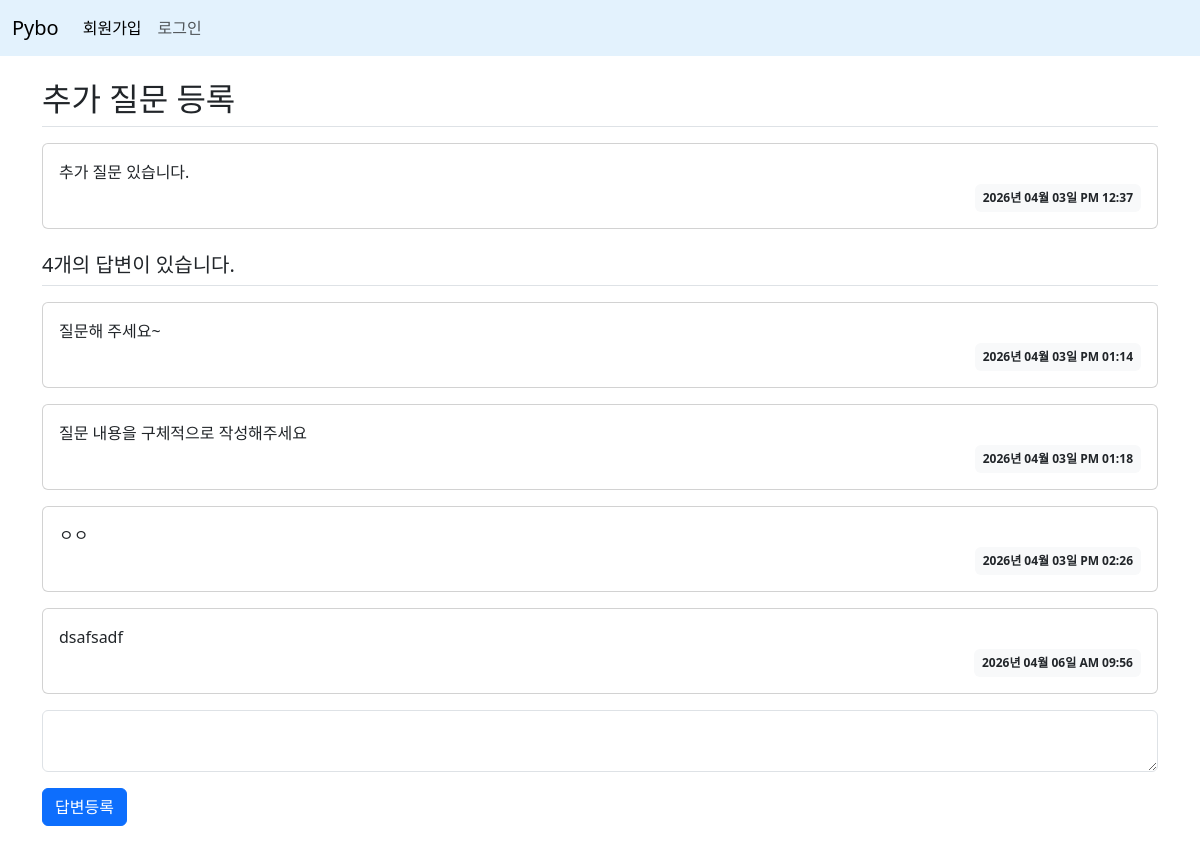
/question/detail/3/, run on the app's committed database.
### pybo/models.py (models this page shows)
class Question(db.Model):
    id = db.Column(db.Integer, primary_key=True)
    subject = db.Column(db.String(200), nullable=False)
    content = db.Column(db.Text(), nullable=False)
    create_date = db.Column(db.DateTime(), nullable=False)

class Answer(db.Model):
    id = db.Column(db.Integer, primary_key=True)
    question_id = db.Column(db.Integer, db.ForeignKey('question.id', ondelete='CASCADE'))
    question = db.relationship('Question', backref=db.backref('answer_set'))
    content = db.Column(db.Text(), nullable=False)
    create_date = db.Column(db.DateTime(), nullable=False)

### pybo/views/question_views.py (the view)
@bp.route('/detail/<int:question_id>/')
def detail(question_id):
    form = AnswerForm()
    question = Question.query.get_or_404(question_id)
    return render_template('question/question_detail.html', question=question, form=form)

### pybo/forms.py
class AnswerForm(FlaskForm):
    content = TextAreaField('내용', validators=[DataRequired('내용은 필수 입력 항목입니다.')])

### pybo/filter.py (called while the page is built)
def format_datetime(value, fmt='%Y년 %m월 %d일 %p %I:%M'):
    return value.strftime(fmt)

### pybo/views/auth_views.py (called while the page is built)
@bp.before_app_request
def load_logged_in_user():
    user_id = session.get('user_id')
    if user_id is None:
        g.user = None
    else:
        g.user = User.query.get(user_id)

### pybo/templates/question/question_detail.html (shortened to what this page needs)
{% extends 'base.html' %}
{% block content %}
    <div class="container my-3">
        <h2 class="border-bottom py-2">{{ question.subject }}</h2>
        <div class="card my-3">
            <div class="card-body">
                <div class="card-text" style="white-space: pre-line;">{{ question.content }}</div>
                <div class="d-flex justify-content-end">
                    <div class="badge bg-light text-dark p-2">
                        {{ question.create_date | datetime }}
                    </div>
                </div>
            </div>
        </div>
        <h5 class="border-bottom my-3 py-2">{{ question.answer_set|length }}개의 답변이 있습니다.</h5>
        {% for answer in question.answer_set %}
        <div class="card my-3">
            <div class="card-body">
                <div class="card-text" style="white-space: pre-line;">{{ answer.content }}</div>
                <div class="d-flex justify-content-end">
                    <div class="badge bg-light text-dark p-2">
                        {{ answer.create_date | datetime}}
                    </div>
                </div>
            </div>
        </div>
        {% endfor %}
        <form action="{{ url_for('answer.create', question_id=question.id) }}" method="post" class="my-3" novalidate>
            <div class="mb-3">
                {{ form.content(class='form-control') }}
            </div>
            <input type="submit" value="답변등록" class="btn btn-primary">
        </form>
    </div>
{% endblock %}

### data on the page
Question: subject "추가 질문 등록", content "추가 질문 있습니다.", create_date "2026년 04월 03일 PM 12:37"
Answer: content "질문해 주세요~", create_date "2026년 04월 03일 PM 01:14"
Answer: content "질문 내용을 구체적으로 작성해주세요", create_date "2026년 04월 03일 PM 01:18"
Answer: content "ㅇㅇ", create_date "2026년 04월 03일 PM 02:26"
Answer: content "dsafsadf", create_date "2026년 04월 06일 AM 09:56"

### other printed values
{{ question.answer_set|length }} "4"
